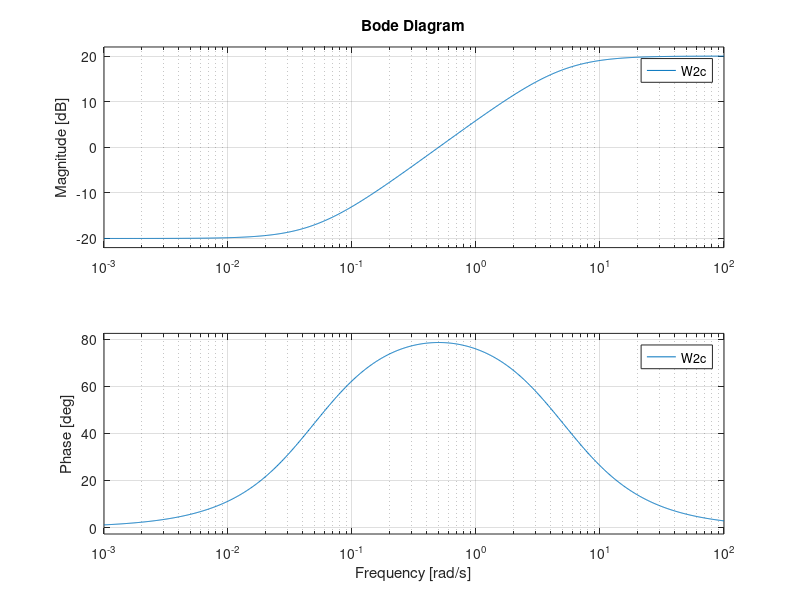

The MATLAB source for this figure:
A=1/10;
M=10;
w2=0.5;
num=[1/A w2*1/A*1/M];
den=[1 w2*1/A];
W2c=tf(num,den)
bode(W2c); grid on;
[aw2,bw2,cw2,dw2] = tf2ss(num,den)
